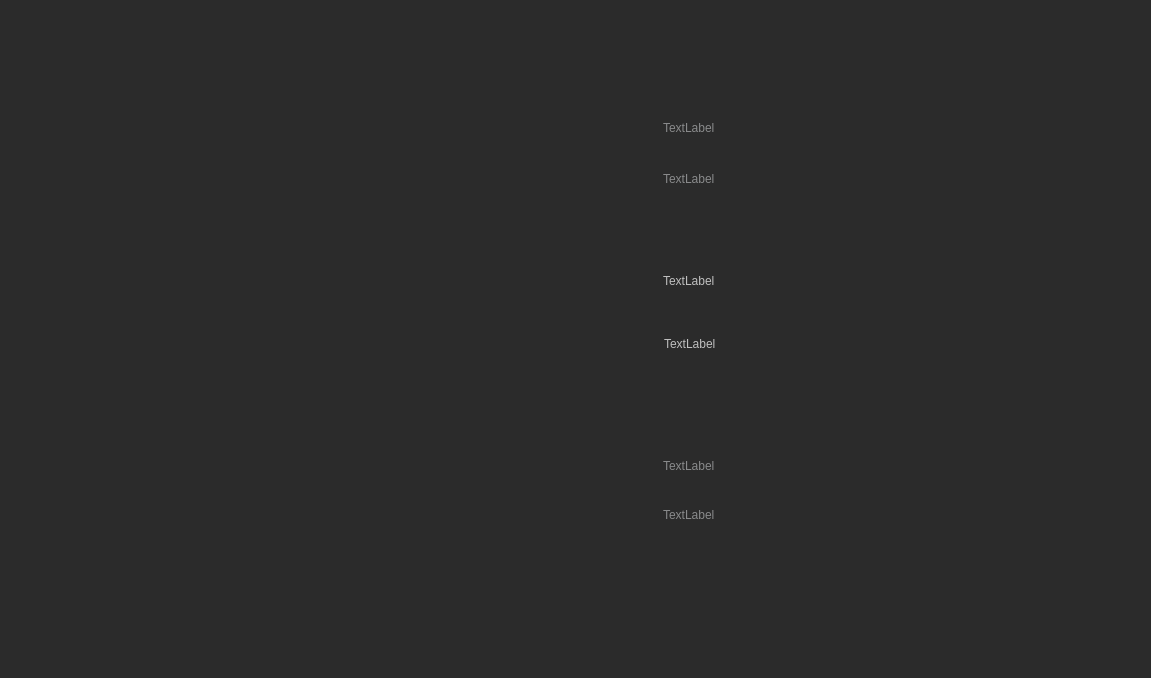
<?xml version="1.0" encoding="UTF-8"?>
<ui version="4.0">
 <class>nosic</class>
 <widget class="QWidget" name="nosic">
  <property name="geometry">
   <rect>
    <x>0</x>
    <y>0</y>
    <width>1151</width>
    <height>678</height>
   </rect>
  </property>
  <property name="windowTitle">
   <string>Form</string>
  </property>
  <property name="styleSheet">
   <string notr="true"/>
  </property>
  <widget class="QGroupBox" name="groupBox">
   <property name="geometry">
    <rect>
     <x>0</x>
     <y>0</y>
     <width>1151</width>
     <height>681</height>
    </rect>
   </property>
   <property name="styleSheet">
    <string notr="true">background-color: rgb(43, 43, 43);
border-top:2px solid #2b2b2b;</string>
   </property>
   <property name="title">
    <string/>
   </property>
   <widget class="QLabel" name="jpg_label">
    <property name="geometry">
     <rect>
      <x>158</x>
      <y>174</y>
      <width>300</width>
      <height>302</height>
     </rect>
    </property>
    <property name="minimumSize">
     <size>
      <width>300</width>
      <height>302</height>
     </size>
    </property>
    <property name="maximumSize">
     <size>
      <width>300</width>
      <height>302</height>
     </size>
    </property>
    <property name="styleSheet">
     <string notr="true">min-width:     300px;    
min-height:    300px;     
max-width:     300px;    
max-height:    300px;     
border-radius: 150px;      </string>
    </property>
    <property name="text">
     <string/>
    </property>
    <property name="pixmap">
     <pixmap resource="res.qrc">:/new/prefix2/music/Jpg/00.png</pixmap>
    </property>
    <property name="scaledContents">
     <bool>true</bool>
    </property>
   </widget>
   <widget class="QLabel" name="label_1">
    <property name="geometry">
     <rect>
      <x>660</x>
      <y>109</y>
      <width>400</width>
      <height>35</height>
     </rect>
    </property>
    <property name="styleSheet">
     <string notr="true">color: rgb(137, 138, 139);
font: 75 10pt &quot;阿里妈妈数黑体&quot;;</string>
    </property>
    <property name="text">
     <string>TextLabel</string>
    </property>
   </widget>
   <widget class="QLabel" name="label_2">
    <property name="geometry">
     <rect>
      <x>660</x>
      <y>160</y>
      <width>400</width>
      <height>35</height>
     </rect>
    </property>
    <property name="styleSheet">
     <string notr="true">color: rgb(137, 138, 139);
font: 75 10pt &quot;阿里妈妈数黑体&quot;;</string>
    </property>
    <property name="text">
     <string>TextLabel</string>
    </property>
   </widget>
   <widget class="QLabel" name="label_3">
    <property name="geometry">
     <rect>
      <x>660</x>
      <y>262</y>
      <width>400</width>
      <height>35</height>
     </rect>
    </property>
    <property name="styleSheet">
     <string notr="true">color: rgb(191, 191, 191);
font: 75 14pt &quot;阿里妈妈数黑体&quot;;</string>
    </property>
    <property name="text">
     <string>TextLabel</string>
    </property>
   </widget>
   <widget class="QLabel" name="label_4">
    <property name="geometry">
     <rect>
      <x>661</x>
      <y>325</y>
      <width>400</width>
      <height>35</height>
     </rect>
    </property>
    <property name="styleSheet">
     <string notr="true">color: rgb(191, 191, 191);font: 75 14pt &quot;阿里妈妈数黑体&quot;;</string>
    </property>
    <property name="text">
     <string>TextLabel</string>
    </property>
   </widget>
   <widget class="QLabel" name="label_5">
    <property name="geometry">
     <rect>
      <x>660</x>
      <y>447</y>
      <width>400</width>
      <height>35</height>
     </rect>
    </property>
    <property name="styleSheet">
     <string notr="true">color: rgb(137, 138, 139);
font: 75 10pt &quot;阿里妈妈数黑体&quot;;</string>
    </property>
    <property name="text">
     <string>TextLabel</string>
    </property>
   </widget>
   <widget class="QLabel" name="label_6">
    <property name="geometry">
     <rect>
      <x>660</x>
      <y>496</y>
      <width>400</width>
      <height>35</height>
     </rect>
    </property>
    <property name="styleSheet">
     <string notr="true">color: rgb(137, 138, 139);
font: 75 10pt &quot;阿里妈妈数黑体&quot;;</string>
    </property>
    <property name="text">
     <string>TextLabel</string>
    </property>
   </widget>
   <widget class="QLabel" name="label">
    <property name="geometry">
     <rect>
      <x>110</x>
      <y>130</y>
      <width>400</width>
      <height>400</height>
     </rect>
    </property>
    <property name="text">
     <string/>
    </property>
    <property name="pixmap">
     <pixmap resource="res.qrc">:/new/prefix2/wyy res/QQ2023070119263222.png</pixmap>
    </property>
    <property name="scaledContents">
     <bool>true</bool>
    </property>
   </widget>
   <zorder>label_1</zorder>
   <zorder>label_2</zorder>
   <zorder>label_3</zorder>
   <zorder>label_4</zorder>
   <zorder>label_5</zorder>
   <zorder>label_6</zorder>
   <zorder>label</zorder>
   <zorder>jpg_label</zorder>
  </widget>
 </widget>
 <resources>
  <include location="res.qrc"/>
 </resources>
 <connections/>
</ui>
